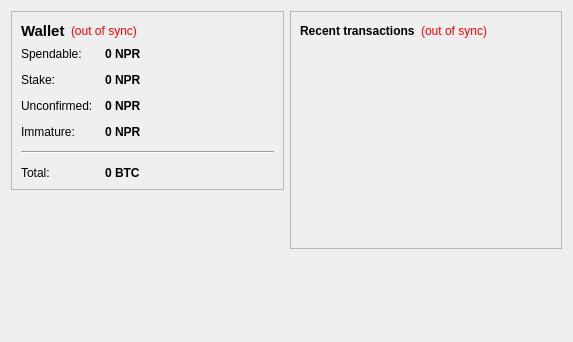
<?xml version="1.0" encoding="UTF-8"?>
<ui version="4.0">
 <class>OverviewPage</class>
 <widget class="QWidget" name="OverviewPage">
  <property name="geometry">
   <rect>
    <x>0</x>
    <y>0</y>
    <width>573</width>
    <height>342</height>
   </rect>
  </property>
  <property name="windowTitle">
   <string>Form</string>
  </property>
  <layout class="QHBoxLayout" name="horizontalLayout" stretch="1,1">
   <item>
    <layout class="QVBoxLayout" name="verticalLayout_2">
     <item>
      <widget class="QFrame" name="frame">
       <property name="frameShape">
        <enum>QFrame::StyledPanel</enum>
       </property>
       <property name="frameShadow">
        <enum>QFrame::Raised</enum>
       </property>
       <layout class="QVBoxLayout" name="verticalLayout_4">
        <item>
         <layout class="QHBoxLayout" name="horizontalLayout_4">
          <item>
           <widget class="QLabel" name="label_5">
            <property name="font">
             <font>
              <pointsize>11</pointsize>
              <weight>75</weight>
              <bold>true</bold>
             </font>
            </property>
            <property name="text">
             <string>Wallet</string>
            </property>
           </widget>
          </item>
          <item>
           <widget class="QLabel" name="labelWalletStatus">
            <property name="toolTip">
             <string>The displayed information may be out of date. Your wallet automatically synchronizes with the NEPLEASECOIN network after a connection is established, but this process has not completed yet.</string>
            </property>
            <property name="styleSheet">
             <string notr="true">QLabel { color: red; }</string>
            </property>
            <property name="text">
             <string notr="true">(out of sync)</string>
            </property>
            <property name="alignment">
             <set>Qt::AlignLeading|Qt::AlignLeft|Qt::AlignVCenter</set>
            </property>
           </widget>
          </item>
          <item>
           <spacer name="horizontalSpacer_2">
            <property name="orientation">
             <enum>Qt::Horizontal</enum>
            </property>
            <property name="sizeHint" stdset="0">
             <size>
              <width>40</width>
              <height>20</height>
             </size>
            </property>
           </spacer>
          </item>
         </layout>
        </item>
        <item>
         <layout class="QFormLayout" name="formLayout_2">
          <property name="fieldGrowthPolicy">
           <enum>QFormLayout::AllNonFixedFieldsGrow</enum>
          </property>
          <property name="horizontalSpacing">
           <number>12</number>
          </property>
          <property name="verticalSpacing">
           <number>12</number>
          </property>
          <item row="0" column="0">
           <widget class="QLabel" name="label">
            <property name="text">
             <string>Spendable:</string>
            </property>
           </widget>
          </item>
          <item row="0" column="1">
           <widget class="QLabel" name="labelBalance">
            <property name="font">
             <font>
              <weight>75</weight>
              <bold>true</bold>
             </font>
            </property>
            <property name="cursor">
             <cursorShape>IBeamCursor</cursorShape>
            </property>
            <property name="toolTip">
             <string>Your current spendable balance</string>
            </property>
            <property name="text">
             <string notr="true">0 NPR</string>
            </property>
            <property name="textInteractionFlags">
             <set>Qt::LinksAccessibleByMouse|Qt::TextSelectableByKeyboard|Qt::TextSelectableByMouse</set>
            </property>
           </widget>
          </item>
          <item row="1" column="0">
           <widget class="QLabel" name="label_6">
            <property name="text">
             <string>Stake:</string>
            </property>
           </widget>
          </item>
          <item row="1" column="1">
           <widget class="QLabel" name="labelStake">
            <property name="font">
             <font>
              <weight>75</weight>
              <bold>true</bold>
             </font>
            </property>
            <property name="cursor">
             <cursorShape>IBeamCursor</cursorShape>
            </property>
            <property name="toolTip">
             <string>Total of coins that was staked, and do not yet count toward the current balance</string>
            </property>
            <property name="text">
             <string notr="true">0 NPR</string>
            </property>
            <property name="textInteractionFlags">
             <set>Qt::LinksAccessibleByMouse|Qt::TextSelectableByKeyboard|Qt::TextSelectableByMouse</set>
            </property>
           </widget>
          </item>
          <item row="2" column="0">
           <widget class="QLabel" name="label_3">
            <property name="text">
             <string>Unconfirmed:</string>
            </property>
           </widget>
          </item>
          <item row="2" column="1">
           <widget class="QLabel" name="labelUnconfirmed">
            <property name="font">
             <font>
              <weight>75</weight>
              <bold>true</bold>
             </font>
            </property>
            <property name="cursor">
             <cursorShape>IBeamCursor</cursorShape>
            </property>
            <property name="toolTip">
             <string>Total of transactions that have yet to be confirmed, and do not yet count toward the current balance</string>
            </property>
            <property name="text">
             <string notr="true">0 NPR</string>
            </property>
            <property name="textInteractionFlags">
             <set>Qt::LinksAccessibleByMouse|Qt::TextSelectableByKeyboard|Qt::TextSelectableByMouse</set>
            </property>
           </widget>
          </item>
          <item row="3" column="0">
           <widget class="QLabel" name="labelImmatureText">
            <property name="text">
             <string>Immature:</string>
            </property>
           </widget>
          </item>
          <item row="3" column="1">
           <widget class="QLabel" name="labelImmature">
            <property name="font">
             <font>
              <weight>75</weight>
              <bold>true</bold>
             </font>
            </property>
            <property name="toolTip">
             <string>Mined balance that has not yet matured</string>
            </property>
            <property name="text">
             <string notr="true">0 NPR</string>
            </property>
            <property name="textInteractionFlags">
             <set>Qt::LinksAccessibleByMouse|Qt::TextSelectableByKeyboard|Qt::TextSelectableByMouse</set>
            </property>
           </widget>
          </item>
          <item row="4" column="0" colspan="2">
           <widget class="Line" name="line">
            <property name="orientation">
             <enum>Qt::Horizontal</enum>
            </property>
           </widget>
          </item>
          <item row="5" column="0">
           <widget class="QLabel" name="labelTotalText">
            <property name="text">
             <string>Total:</string>
            </property>
           </widget>
          </item>
          <item row="5" column="1">
           <widget class="QLabel" name="labelTotal">
            <property name="font">
             <font>
              <weight>75</weight>
              <bold>true</bold>
             </font>
            </property>
            <property name="cursor">
             <cursorShape>IBeamCursor</cursorShape>
            </property>
            <property name="toolTip">
             <string>Your current total balance</string>
            </property>
            <property name="text">
             <string notr="true">0 BTC</string>
            </property>
            <property name="textInteractionFlags">
             <set>Qt::LinksAccessibleByMouse|Qt::TextSelectableByKeyboard|Qt::TextSelectableByMouse</set>
            </property>
           </widget>
          </item>
         </layout>
        </item>
       </layout>
      </widget>
     </item>
     <item>
      <spacer name="verticalSpacer">
       <property name="orientation">
        <enum>Qt::Vertical</enum>
       </property>
       <property name="sizeHint" stdset="0">
        <size>
         <width>20</width>
         <height>40</height>
        </size>
       </property>
      </spacer>
     </item>
    </layout>
   </item>
   <item>
    <layout class="QVBoxLayout" name="verticalLayout_3">
     <item>
      <widget class="QFrame" name="frame_2">
       <property name="frameShape">
        <enum>QFrame::StyledPanel</enum>
       </property>
       <property name="frameShadow">
        <enum>QFrame::Raised</enum>
       </property>
       <layout class="QVBoxLayout" name="verticalLayout">
        <item>
         <layout class="QHBoxLayout" name="horizontalLayout_2">
          <item>
           <widget class="QLabel" name="label_4">
            <property name="text">
             <string>&lt;b&gt;Recent transactions&lt;/b&gt;</string>
            </property>
           </widget>
          </item>
          <item>
           <widget class="QLabel" name="labelTransactionsStatus">
            <property name="toolTip">
             <string>The displayed information may be out of date. Your wallet automatically synchronizes with the NEPLEASECOIN network after a connection is established, but this process has not completed yet.</string>
            </property>
            <property name="styleSheet">
             <string notr="true">QLabel { color: red; }</string>
            </property>
            <property name="text">
             <string notr="true">(out of sync)</string>
            </property>
            <property name="alignment">
             <set>Qt::AlignRight|Qt::AlignTrailing|Qt::AlignVCenter</set>
            </property>
           </widget>
          </item>
          <item>
           <spacer name="horizontalSpacer">
            <property name="orientation">
             <enum>Qt::Horizontal</enum>
            </property>
            <property name="sizeHint" stdset="0">
             <size>
              <width>40</width>
              <height>20</height>
             </size>
            </property>
           </spacer>
          </item>
         </layout>
        </item>
        <item>
         <widget class="QListView" name="listTransactions">
          <property name="styleSheet">
           <string notr="true">QListView { background: transparent; }</string>
          </property>
          <property name="frameShape">
           <enum>QFrame::NoFrame</enum>
          </property>
          <property name="verticalScrollBarPolicy">
           <enum>Qt::ScrollBarAlwaysOff</enum>
          </property>
          <property name="horizontalScrollBarPolicy">
           <enum>Qt::ScrollBarAlwaysOff</enum>
          </property>
          <property name="selectionMode">
           <enum>QAbstractItemView::NoSelection</enum>
          </property>
         </widget>
        </item>
       </layout>
      </widget>
     </item>
     <item>
      <spacer name="verticalSpacer_2">
       <property name="orientation">
        <enum>Qt::Vertical</enum>
       </property>
       <property name="sizeHint" stdset="0">
        <size>
         <width>20</width>
         <height>40</height>
        </size>
       </property>
      </spacer>
     </item>
    </layout>
   </item>
  </layout>
 </widget>
 <resources/>
 <connections/>
</ui>
